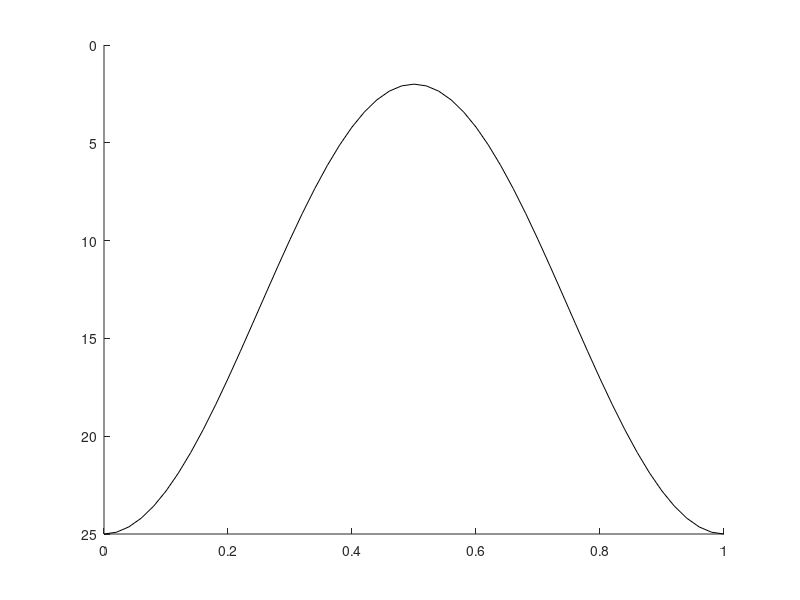

Write the MATLAB code that produced this figure. (Note: this script raises an error after producing the figure.)
% Viscous Creep in a Spherical Shell
% Jakob Kintzele, Princeton University Geosciences 
% Last Update: May 5, 2022

clear variables
clear figures
%% =========== Constants =========== 
rhoi=920; %shell density
rhow=1050; %ocean density [if relevant]
drho=rhow-rhoi; %density contrast
g=1.315; %gravity
Tm=270; %shell melting temperature
Ts=100; %shell surface temperature
r=1535*10^3; %approximate shell radius 
tconv=86400*365.25; %s->yr
%% =========== Mesh =========== 

%forward-difference time scheme:
Nt=100000;%50000; %timesteps

Nz=101; %z-elements
Ntheta=51; %theta-elements
H=zeros(2,Ntheta);dHdtheta=zeros(1,Ntheta); dHdt=zeros(1,Ntheta);
u=zeros(Nz,Ntheta);q=zeros(1,Ntheta);
A=zeros(Nz,3);T=zeros(Nz,1);eta=zeros(Nz,Ntheta);
dz=zeros(1,Ntheta); 

trans_rel=0.3; % relative percentage of shell which deforms viscously
ztdim=(rhow-2*rhoi)/(rhow)*trans_rel; %z=0 is neutral buoyancy, zt is visc-elastic transition depth
zdim=linspace(-rhoi/rhow,ztdim,Nz);%dimensionless vertical coordinate (z/H)
dzdim=abs(zdim(2)-zdim(1)); %dimensionless z-spacing
theta=linspace(0,pi,Ntheta); %co-latitude
ds=theta(2)-theta(1); %theta spacing
dt=tconv/100; %timestep
%% =========== initial thickness perturbation =========== 
Hmin=2*10^3; % minimum thickness
Hpole=25*10^3; % initial polar/maximum thickness
Heq=10^4; % predicted equilibrium thickness
Htol=10^3; % equilibrium thickness tolerance range

dH=Hpole-Hmin; % max-min thickness 
dtheta=pi/2; % half the range of thinned region

for i=1:Ntheta %initial shell thickness
    if theta(i)<=pi/2+dtheta && theta(i)>=pi/2-dtheta %thinned region
H(1,i)=dH*cos(theta(i)*2)./2+Hmin+dH/2;
    else
H(1,i)=Hmin+dH;
    end
    dHdtheta(i)=-dH/2*sin(2*theta(i)); %thickness gradient
end

dz(:)=dzdim.*H(1,:); %initial grid spacing
%% =========== Rheology =========== 

% creep= [1], [2], or [3]
% [1]= newtonian diffusion creep
% [2]= grain boundary sliding
% [3]= dislocation creep
creep=3

eta0=10^12; %basal viscosity [diffusion creep]
R=8.31; %Gas constant [J/mol/K]
A0=zeros(1,3);
n=[1, 1.8, 4];
Q=[60, 49, 60].*10^3;%activation energy [J/mol]

for i=1:3
    A0(i)=1/(2*eta0)*... %effective viscosity
    (rhoi*g*dzdim*mean(H(1,:))*dH/dtheta/r*drho/rhow)^(1-n(i));
for j=1:Nz
   T(j)=Tm+(Ts-Tm)*(zdim(j)-zdim(1)); %temperature
   A(j,i)=A0(i)*exp(-Q(i)/R*(1/T(j)-1/Tm)); %creep parameter   
end
end
eta(1,:)=eta0;

%% =========== Simulation ===========     

figure
set(gca,'YDir','Reverse')
pic=Nt/10; % Nt/ # of snapshots 
hold on
plot(theta./pi,H(1,:)./10^3,'k-')
for k=1:Nt % time loop
    for j=Nz-1:-1:2 % z-loop
%------meridional velocity-------------------------------------------------       
u(j-1,:)=u(j+1,:)-2*dz.*...%
    (2*A(j,creep)*...
    (rhoi*g*(zdim(j)-zdim(1)).*H(1,:).*drho/rhow.*abs(dHdtheta)/r).^n(creep))...
    .*sign(dHdtheta);
%boundary conditions [if necessary]:
u(:,1)=0; u(:,end)=0; u(:,(Nz-1)/2+1)=0; 
%areal flux: 
q=H(1,:).*trans_rel.*u(1,:);   
%------effective viscosity------------------------------------------------- 
% eta(j,i)=1/(2*A(j,creep))*... 
%    (rhoi*g*(zdim(j)-zdim(1))*Hd(k-1,i)*abs(dHdtheta(i))/r*drho/rhow)^(1-n(creep));

    end
%-----thinning rate--------------------------------------------------------
for i=2:Ntheta-1 
     dHdt(i)= -1/r*((q(i+1)-q(i-1))/(2*ds) + q(i)*cot(theta(i))); 
end
dHdt(1)=dHdt(2); dHdt(end)=dHdt(end-1);                                                                                                                 %dz(i)=dzdim*Hd(k,i); %grid spacing for next timestep
%-----timetepping----------------------------------------------------------
H(2,:)=H(1,:)+dt.*dHdt;
dz=dzdim.*H(2,:); 

%-----break loop for NaN values or ~uniform thickness----------------------
    if any(isnan(H(2,:)), 'all')
    sprintf('NaN H Values')
    break
    end
    if H(2,(Ntheta-1)/2+1)>=Heq-Htol
    break
    end

%-----thickness gradient---------------------------------------------------
for i=2:Ntheta-1 
dHdtheta(i)=(H(2,i+1)-H(2,i-1))/(2*ds);                                   
end  
dHdtheta(1)=dHdtheta(2); dHdtheta(end)=dHdtheta(end-1);

%-----plot snapshots-------------------------------------------------------
    if mod(k,pic)==0
plot(theta./pi,H(2,:)./10^3)
drawnow
    end
%-----reset thickness vector-----------------------------------------------
H(1,:)=H(2,:); 
end
%%
simulation_time=sprintf('%0.3g yr',k*dt./tconv)
%% =========== figures ============

%% ===Thickness===
xlabel('\theta [\pi]')
ylabel('Shell Thickness [km]')
Title=sprintf('$\\eta_0$=10$^{%d}$ Pa$\\cdot$s, n=%g',[log10(eta0),n(creep)]);
title(Title,'Interpreter','Latex')
text(0.5,(Hmin)/10^3-1,'initial state','HorizontalAlignment', 'center')
text(0.5,(Heq)/10^3+1,'final state','HorizontalAlignment', 'center')
text(0.5,(Hpole)/10^3-1,simulation_time,'HorizontalAlignment', 'center')
%% ===Rheology===
% figure(2)
% 
% subplot(1,2,1)
% grid on
% hold on
% p1=plot(log10(A(:,1)/A0(1)),zdim-zdim(1),'b-','LineWidth',2);
% p2=plot(log10(A(:,2)/A0(2)),zdim-zdim(1),'r-','LineWidth',2);
% %p3=plot(log10(A(:,3)/A0(3)),zdim,'g-');
% legend([p1 p2], {'Diffusion','Dislocation, GBS'},'Location','SW')
% xlabel('log_{10}(A/A0)')
% ylabel('dimensionless shell height')
% ylim([0 zdim(end)-zdim(1)])
% title('Creep Factor')
% 
% subplot(1,2,2)
% grid on
% hold on
% plot(T,zdim-zdim(1),'k-','LineWidth',2)
% xlabel('T [K]')
% ylim([0 zdim(end)-zdim(1)])
% title('Temperature')

% figure(5)
% imagesc(theta./pi,zdim-zdim(1),log10(eta))%,[log10(eta0) log10(1000*eta0)])
% set(gca,'YDir','normal')
% ylim([0, ztdim-zdim(1)])
% xlim([theta(1) theta(Ntheta)]./pi)
% xlabel('effective viscosity [Pa s]')
% xlabel('\theta [pi]');
% ylabel('height in shell');
% title('Effective Ice Viscosity')
% clrbr=colorbar;
% clrbr.Label.String = 'log_{10}(\eta)';
%% ===velocity field===
% figure(4)
% hold on
% imagesc(theta./pi,zdim-zdim(1),u.*tconv)
% set(gca,'YDir','normal')
% ylim([0, ztdim-zdim(1)])
% xlim([theta(2) theta(Ntheta-1)]./pi)
% xlabel('\theta [pi]');
% ylabel('height in shell');
% title('Ice Velocity')
% clrbrv=colorbar;
% clrbrv.Label.String = 'u_{\theta} [m/yr]';


